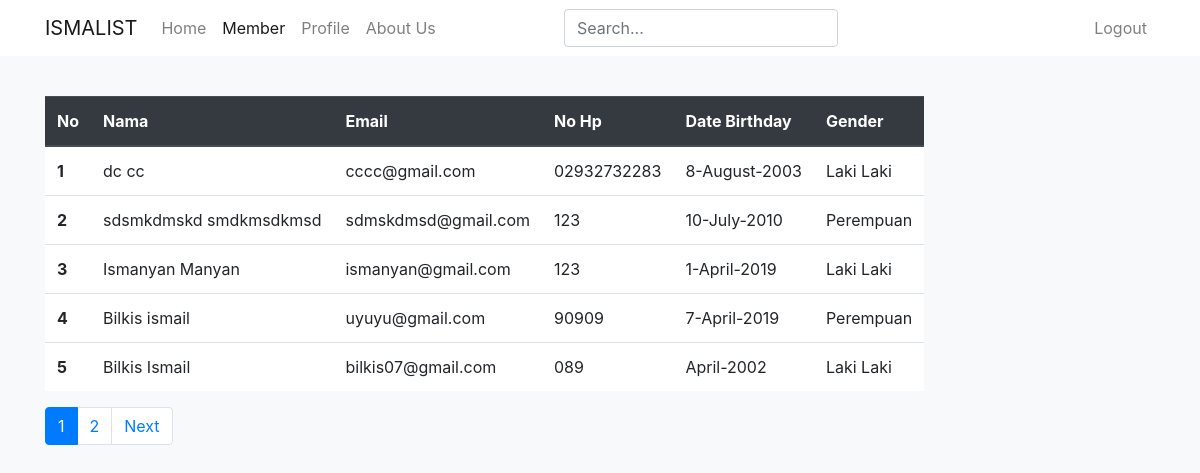
Page /home/member.php (signed in) on the committed database.
### tables this page shows
CREATE TABLE `user` (
  `id` int(11) NOT NULL,
  `nama` varchar(256) NOT NULL,
  `email` varchar(256) NOT NULL,
  `password` varchar(256) NOT NULL,
  `no_hp` varchar(256) NOT NULL,
  `date` varchar(256) NOT NULL,
  `gender` varchar(256) NOT NULL,
  `no_pemulihan` varchar(256) NOT NULL
);

### public/config/config.php (called while the page is built, shortened)
<?php
	$conn = mysqli_connect("localhost","root","","php_ajax");
	function query($query){
		global $conn;
		$result = mysqli_query($conn,$query);
		$rows = [];
		while ( $row = mysqli_fetch_assoc($result)) {
			$rows[] =$row;
		}
		return $rows;
	}

### public/home/member.php (the view, shortened to what this page needs)
<?php
  require "../config/config.php";
  $jumlahDataPerHalaman = 5;
	$jumlahData = count(query("SELECT * FROM user"));
	$jumlahHalaman = ceil($jumlahData / $jumlahDataPerHalaman);
	$halamanAktif = ( isset($_GET["halaman"]) ) ? $_GET["halaman"] : 1;
	$awalData = ($jumlahDataPerHalaman * $halamanAktif) - $jumlahDataPerHalaman;
 ?>
<!doctype html>
<html lang="en">
  <head>
    <link rel="stylesheet" href="https://use.fontawesome.com/releases/v5.8.1/css/all.css">
    <link rel="stylesheet" href="../../resource/assets/css/bootstrap.min.css">
  </head>
  <body>
    <nav class="navbar navbar-expand-lg navbar-light bg-white fixed-top">
      <div class="container">
        <a class="navbar-brand" href="index.php">ISMALIST</a>
        <div class="collapse navbar-collapse" id="navbarSupportedContent">
          <ul class="navbar-nav mr-auto">
            <li class="nav-item">
              <a class="nav-link" href="index.php">Home <span class="sr-only">(current)</span></a>
            </li>
            <li class="nav-item active">
              <a class="nav-link" href="member.php">Member</a>
            </li>
            <li class="nav-item">
              <a class="nav-link" href="profile.php">Profile</a>
            </li>
            <li class="nav-item">
              <a class="nav-link" href="profile.php">About Us</a>
            </li>
          </ul>
          <form class="form-inline mr-auto my-lg-0" method="post">
            <input class="form-control mr-sm-2" type="text" name="keyword" autofocus placeholder="Search..." autocomplete="off" id="keyword-member">
          </form>
          <ul class="navbar-nav ml-auto">
            <li class="nav-item">
              <a class="nav-link" href="../logout.php">Logout</a>
            </li>
          </ul>
        </div>
      </div>
    </nav>
    <br><br>
    <section id="content" class="content mt-5">
      <div class="container">
        <table class="table table-responsive">
          <thead class="thead-dark">
            <tr>
              <th scope="col">No</th>
              <th scope="col">Nama</th>
              <th scope="col">Email</th>
              <th scope="col">No Hp</th>
              <th scope="col">Date Birthday</th>
              <th scope="col">Gender</th>
            </tr>
          </thead>
          <tbody class="bg-white">
            <?php $datas = query("SELECT * FROM user ORDER BY id DESC LIMIT $awalData,
          		$jumlahDataPerHalaman"); ?>
            <?php $i = 1; ?>
            <?php foreach ($datas as $row) : ?>
            <tr>
              <th scope="row"><?= $i; ?></th>
              <td><?= $row['nama']; ?></td>
              <td><?= $row['email']; ?></td>
              <td><?= $row['no_hp']; ?></td>
              <td><?= $row['date']; ?></td>
              <td><?= $row['gender']; ?></td>
            </tr>
            <?php $i++; ?>
            <?php endforeach; ?>
          </tbody>
        </table>
      </div>
    </section>
    <section class="pagination" id="pagination">
      <div class="container">
        <nav aria-label="Page navigation example">
          <ul class="pagination">
            <?php for ($i=1; $i <= $jumlahHalaman; $i++) :?>
          		<?php if ($i == $halamanAktif) :?>
                <li class="page-item active"><a class="page-link" href="?halaman=<?= $i; ?>"><?= $i; ?></a></li>
          			<?php else :?>
                  <li class="page-item"><a class="page-link" href="?halaman=<?= $i; ?>"><?= $i; ?></a></li>
          		<?php endif; ?>
          	<?php endfor; ?>
            <?php if ($halamanAktif < $jumlahHalaman) : ?>
            <li class="page-item"><a class="page-link" href="?halaman= <?= $halamanAktif + 1; ?>">Next</a></li>
            <?php endif; ?>
          </ul>
        </nav>
      </div>
    </section>
  </body>
</html>

### public/home/member.php (style rules this page uses)
body { background-color: #f8f9fa; }

### rows in the picture
user: nama "dc cc", email "cccc@gmail.com", no_hp "02932732283", date "8-August-2003", gender "Laki Laki"
user: nama "sdsmkdmskd smdkmsdkmsd", email "sdmskdmsd@gmail.com", no_hp "123", date "10-July-2010", gender "Perempuan"
user: nama "Ismanyan Manyan", email "ismanyan@gmail.com", no_hp "123", date "1-April-2019", gender "Laki Laki"
user: nama "Bilkis ismail", email "uyuyu@gmail.com", no_hp "90909", date "7-April-2019", gender "Perempuan"
user: nama "Bilkis Ismail", email "bilkis07@gmail.com", no_hp "089", date "April-2002", gender "Laki Laki"
